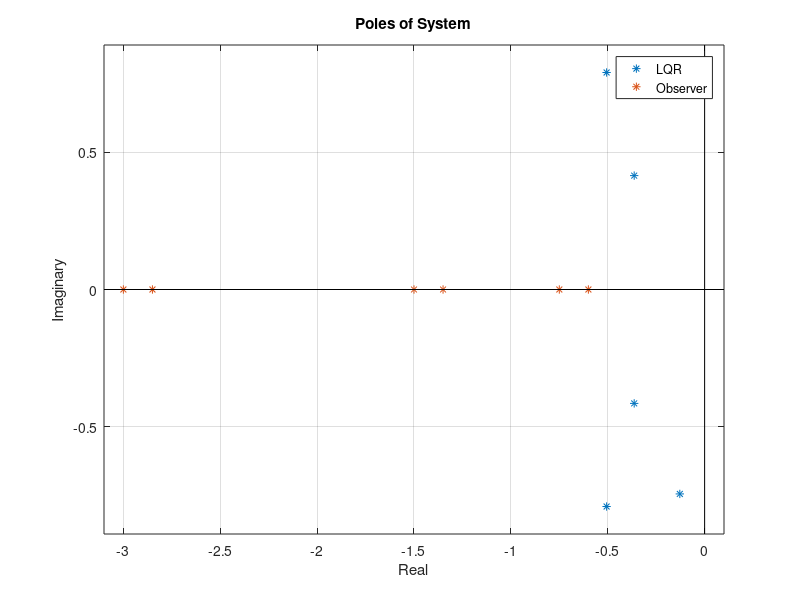

The MATLAB source for this figure: (Note: this script raises an error after producing the figure.)
%% Run Simulation
%

%#ok<*UNRCH>
clc, clear, close all;

if ~exist('GRAPHICAL_PLOT','var')
    clc, clear, close all;
    
    GRAPHICAL_PLOT = false;
    PLOT_LINEAR = false;
    END_PLOT = true;
    MAKE_VIDEO = false;
    SHOW_EVERY_N_FRAMES = 200;
    
    initState = [0;1;0;pi/16;0;-pi/16];
%     initState = [0;0;0;0;0;0];

    Q = diag([1,1,10,1000,10,1000]);
    R = 0.00001;
    
    L_Goal = [-20;-19;-10;-9;-5;-4]*0.15;

    
    C = [1 0 0 0 0 0];
%     C = [1 0 0 0 1 0];
%     C = [1 0 1 0 1 0];
    lim = 1;
    
    disturbanceForce = 0;
    
%     finalX = 0;
    finalX = 50;

    VIDEO_NAME = sprintf('%3.2f_O%1d',L_Goal(end)/-4,sum(C));
end
% Set up simulation parameters
M = 1000; % kg
m1 = 100; % kg
m2 = 100; % kg
l1 = 20; % m
l2 = 10; % m
g = 9.81; % m/s^2

% Create struct
params = struct;
params.M = M;
params.m1 = m1;
params.m2 = m2;
params.l1 = l1;
params.l2 = l2;
params.g = g;

stateLin = initState;
stateNonLin = initState;
controlledStateLin = initState;
controlledStateNonLin = initState;
estimatedStateLin = diag(C) * initState;
estimatedStateNonLin = estimatedStateLin;
estimatedConStateLin = estimatedStateLin;
estimatedConStateNonLin = estimatedStateLin;

AF = [0,1,0,0,0,0;0,0,-g*m1/M,0,-g*m2/M,0;0,0,0,1,0,0;0,0,-g*(M+m1)/(M*l1),0,-g*m2/(M*l1),0;0,0,0,0,0,1;0,0,-g*m1/(M*l2),0,-g*(M+m2)/(M*l2),0];
BF = [0;1/M;0;1/(M*l1);0;1/(M*l2)];

[K, S, e] = lqr(AF,BF,Q,R);

disp('Eigenvalues'' real parts from A_F - B_F * K');
fprintf('%f\n',real(e));

L = place(AF',C',L_Goal).';
eo = eig(AF - L*C);
disp('Eigenvalues'' real parts from A_F - L * C');
fprintf('%f\n',real(eo));

figure;
limits = [min([real(e); real(eo)]) - 0.1, 0.1, min([imag(e); imag(eo)]) - 0.1,max([imag(e); imag(eo)]) + 0.1];
plot(real(e),imag(e),'*',real(eo),imag(eo),'*',limits(1:2),[0,0],'k',[0,0],limits(3:4),'k');
legend('LQR','Observer','Location','best'); xlabel('Real'); ylabel('Imaginary'); title('Poles of System');
axis(limits); grid on;

% Set up Time data
step = 0.001; % Seconds
timesteps = 0:step:60-step;
resultLin = zeros(numel(timesteps) + 1, 14);
resultNonLin = resultLin;
controlledResultLin = resultLin;
controlledResultNonLin = resultLin;
if GRAPHICAL_PLOT
    fig = figure; fig.Position = [17 100 1200 728];
    if PLOT_LINEAR
        ax1 = subplot(2,1,1); title(ax1,'Uncontrolled Lin');
        ax2 = subplot(2,1,2); title(ax2,'Controlled Lin');
    else
        ax1 = subplot(2,1,1); title(ax1,'Uncontrolled NonLin');
        ax2 = subplot(2,1,2); title(ax2,'Controlled NonLin');
    end
end
if MAKE_VIDEO
    v = VideoWriter(VIDEO_NAME,'MPEG-4');
    open(v);
end
FLin = 0;
FNonLin = 0;
FConLin = 0;
FConNonLin = 0;
for timeIndex = 1:numel(timesteps)
    destimatedStateLin = AF*estimatedStateLin + BF*FLin + L*C*(stateLin - estimatedStateLin);
    destimatedStateNonLin = AF*estimatedStateNonLin + BF*FNonLin + L*C*(stateNonLin - estimatedStateNonLin);
    destimatedConStateLin = AF*estimatedConStateLin + BF*FConLin + L*C*(controlledStateLin - estimatedConStateLin);
    destimatedConStateNonLin = AF*estimatedConStateNonLin + BF*FConNonLin + L*C*(controlledStateNonLin - estimatedConStateNonLin);
    
    estimatedStateLin = estimatedStateLin + destimatedStateLin * step;
    estimatedStateNonLin = estimatedStateNonLin + destimatedStateNonLin * step;
    estimatedConStateLin = estimatedConStateLin + destimatedConStateLin * step;
    estimatedConStateNonLin = estimatedConStateNonLin + destimatedConStateNonLin * step;
    
    FLin = 0;
    FNonLin = 0;
    FConLin = -K * (estimatedConStateLin - [finalX;zeros(5,1)]);
    FConNonLin = -K * (estimatedConStateNonLin - [finalX;zeros(5,1)]);
    
    resultLin(timeIndex,:) = [timesteps(timeIndex), stateLin.', FLin, estimatedStateLin.'];
    resultNonLin(timeIndex,:) = [timesteps(timeIndex), stateNonLin.', FNonLin, estimatedStateNonLin.'];
    controlledResultLin(timeIndex,:) = [timesteps(timeIndex), controlledStateLin.', FConLin, estimatedConStateLin.'];
    controlledResultNonLin(timeIndex,:) = [timesteps(timeIndex), controlledStateNonLin.', FConNonLin, estimatedConStateNonLin.'];
    
    stateLin = simulateLinearSystem(stateLin, FLin + disturbanceForce, step, params);
    stateNonLin = simulateNonLinearSystem(stateNonLin, FNonLin + disturbanceForce, step, params);
    controlledStateLin = simulateLinearSystem(controlledStateLin, FConLin + disturbanceForce, step, params);
    controlledStateNonLin = simulateNonLinearSystem(controlledStateNonLin, FConNonLin + disturbanceForce, step, params);
    
    if GRAPHICAL_PLOT && mod(timeIndex, SHOW_EVERY_N_FRAMES) == 0
        if PLOT_LINEAR
            plotState(ax1, stateLin(1), stateLin(3), stateLin(5), params.l1, params.l2);
            plotState(ax2, controlledStateLin(1), controlledStateLin(3), controlledStateLin(5), params.l1, params.l2);
        else
            plotState(ax1, stateNonLin(1), stateNonLin(3), stateNonLin(5), params.l1, params.l2);
            plotState(ax2, controlledStateNonLin(1), controlledStateNonLin(3), controlledStateNonLin(5), params.l1, params.l2);
        end
        if MAKE_VIDEO
            writeVideo(v,getframe(gcf));
        end
    end
end
if MAKE_VIDEO
    close(v);
end
resultLin(end,:) = [timesteps(end) + step, stateLin.', nan, estimatedStateLin.'];
resultNonLin(end,:) = [timesteps(end) + step, stateNonLin.', nan, estimatedStateNonLin.'];
controlledResultLin(end,:) = [timesteps(end) + step, controlledStateLin.', nan, estimatedConStateLin.'];
controlledResultNonLin(end,:) = [timesteps(end) + step, controlledStateNonLin.', nan, estimatedConStateNonLin.'];
if (END_PLOT)
    figure('units','normalized','outerposition',[0 0 1 1]);
    subplot 321;plot(resultLin(:,1),resultLin(:,2),'r',resultNonLin(:,1),resultNonLin(:,2),'b-.'); legend('Linear','Non-Linear'); ylabel('X'); xlabel('Time'); title('Uncontrolled X');
    subplot 323;plot(resultLin(:,1),resultLin(:,4),'r',resultNonLin(:,1),resultNonLin(:,4),'b-.'); legend('Linear','Non-Linear'); ylabel('Theta 1'); xlabel('Time'); title('Uncontrolled Theta 1');
    subplot 325;plot(resultLin(:,1),resultLin(:,6),'r',resultNonLin(:,1),resultNonLin(:,6),'b-.'); legend('Linear','Non-Linear'); ylabel('Theta 2'); xlabel('Time'); title('Uncontrolled Theta 2');
    subplot 322;plot(controlledResultLin(:,1),controlledResultLin(:,2),'r',controlledResultNonLin(:,1),controlledResultNonLin(:,2),'b-.'); legend('Linear','Non-Linear'); ylabel('X'); xlabel('Time'); title('Controlled X');
    subplot 324;plot(controlledResultLin(:,1),controlledResultLin(:,4),'r',controlledResultNonLin(:,1),controlledResultNonLin(:,4),'b-.'); legend('Linear','Non-Linear'); ylabel('Theta 1'); xlabel('Time'); title('Controlled Theta 1');
    subplot 326;plot(controlledResultLin(:,1),controlledResultLin(:,6),'r',controlledResultNonLin(:,1),controlledResultNonLin(:,6),'b-.'); legend('Linear','Non-Linear'); ylabel('Theta 2'); xlabel('Time'); title('Controlled Theta 2');
    figure; plot(controlledResultLin(:,1),controlledResultLin(:,8),'r',controlledResultNonLin(:,1),controlledResultNonLin(:,8),'b-.'); legend('Linear','Non-Linear'); ylabel('Control Input'); xlabel('Time'); title('Control Input (Force)');
    figure('units','normalized','outerposition',[0 0 1 1]);
    subplot 321;plot(resultLin(1:end,1),resultLin(1:end,2) - resultLin(1:end,9),'r',resultNonLin(1:end,1),resultNonLin(1:end,2) - resultNonLin(1:end,9),'b-.'); legend('Linear','Non-Linear'); ylabel('X'); xlabel('Time'); title('Estimation Error X');ylim([-lim,lim]);
    subplot 323;plot(resultLin(1:end,1),resultLin(1:end,4) - resultLin(1:end,11),'r',resultNonLin(1:end,1),resultNonLin(1:end,4) - resultNonLin(1:end,11),'b-.'); legend('Linear','Non-Linear'); ylabel('Theta 1'); xlabel('Time'); title('Estimation Error Theta 1');ylim([-lim,lim]);
    subplot 325;plot(resultLin(1:end,1),resultLin(1:end,6) - resultLin(1:end,13),'r',resultNonLin(1:end,1),resultNonLin(1:end,6) - resultNonLin(1:end,13),'b-.'); legend('Linear','Non-Linear'); ylabel('Theta 2'); xlabel('Time'); title('Estimation Error Theta 2');ylim([-lim,lim]);
    subplot 322;plot(resultLin(1:end,1),resultLin(1:end,3) - resultLin(1:end,10),'r',resultNonLin(1:end,1),resultNonLin(1:end,3) - resultNonLin(1:end,10),'b-.'); legend('Linear','Non-Linear'); ylabel('d/dt X'); xlabel('Time'); title('Estimation Error d/dt X');ylim([-lim,lim]);
    subplot 324;plot(resultLin(1:end,1),resultLin(1:end,5) - resultLin(1:end,12),'r',resultNonLin(1:end,1),resultNonLin(1:end,5) - resultNonLin(1:end,12),'b-.'); legend('Linear','Non-Linear'); ylabel('d/dt Theta 1'); xlabel('Time'); title('Estimation Error d/dt Theta 1');ylim([-lim,lim]);
    subplot 326;plot(resultLin(1:end,1),resultLin(1:end,7) - resultLin(1:end,14),'r',resultNonLin(1:end,1),resultNonLin(1:end,7) - resultNonLin(1:end,14),'b-.'); legend('Linear','Non-Linear'); ylabel('d/dt Theta 2'); xlabel('Time'); title('Estimation Error d/dt Theta 2');ylim([-lim,lim]);
end
function plotState(ax, x, theta1, theta2, l1, l2)
    axes(ax);
    
    % Plot Ropes
    center1 = [x - l1*sin(theta1),-l1*cos(theta1)];
    center2 = [x - l2*sin(theta2),-l2*cos(theta2)];
    plot([center1(1), x, center2(1)], [center1(2), 0, center2(2)], 'k');
    hold on;
    
    % Plot Box
    boxWidth = 5; boxHeight = 5;
    rectangle('Position',[x-boxWidth/2, -boxHeight/2, boxWidth, boxHeight]);
    
    % Plot Circles
    massRadius = 2.5;
    rectangle('Position',[center1 - massRadius/2,massRadius,massRadius],'Curvature',1);
    rectangle('Position',[center2 - massRadius/2,massRadius,massRadius],'Curvature',1);
    
    % Adjust Axis
    xlim([-60+x,60+x]);
    ylim([-25,5]);
    drawnow; hold off;
end